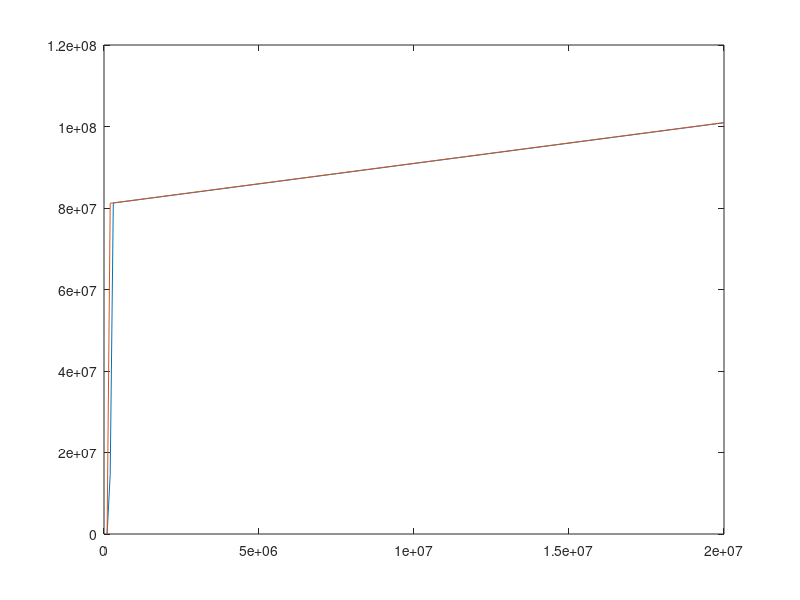

The MATLAB script that drew this image:
clc
close all
clear all

a_ccfoot = 0.0032;
a = a_ccfoot * 4.7572e-10;
b_cc = 0.1637;
b = b_cc * 3.2808e-6;
L = 0.5;
dia_in = 0.5;
dia =  dia_in*2.5e-2;
A = pi*dia^2/4; 
V0 = A*L;

zz = (V0 + b*L)/(a*L);

p = zeros(1,200);
V = zeros(1,200);
p(1) = 1e5;
V(1) = V0;
for m = 2:200
    p(m) = m*1e5;
    V(m) = V0 + a*p(m)*L + b*L;
    aux(m) = log(abs(V(m)/V(m-1)));
    beta(m) = (p(m)-p(m-1))/log(abs(V(m)/V(m-1)));
    beta2(m) = p(m) + zz;
end

plot(p,beta,p,beta2);